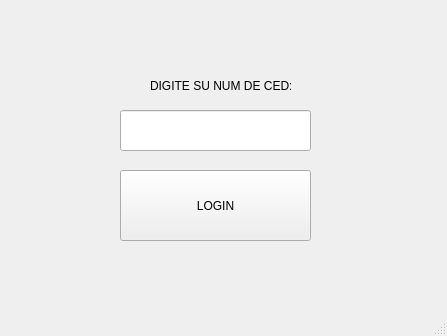
<?xml version="1.0" encoding="UTF-8"?>
<ui version="4.0">
 <class>W_LOGIN</class>
 <widget class="QMainWindow" name="W_LOGIN">
  <property name="geometry">
   <rect>
    <x>0</x>
    <y>0</y>
    <width>447</width>
    <height>336</height>
   </rect>
  </property>
  <property name="windowTitle">
   <string>MainWindow</string>
  </property>
  <widget class="QWidget" name="centralwidget">
   <widget class="QPushButton" name="pushButton">
    <property name="geometry">
     <rect>
      <x>120</x>
      <y>170</y>
      <width>191</width>
      <height>71</height>
     </rect>
    </property>
    <property name="text">
     <string>LOGIN</string>
    </property>
   </widget>
   <widget class="QLineEdit" name="lineEdit">
    <property name="geometry">
     <rect>
      <x>120</x>
      <y>110</y>
      <width>191</width>
      <height>41</height>
     </rect>
    </property>
   </widget>
   <widget class="QLabel" name="label">
    <property name="geometry">
     <rect>
      <x>150</x>
      <y>70</y>
      <width>141</width>
      <height>31</height>
     </rect>
    </property>
    <property name="text">
     <string>DIGITE SU NUM DE CED:</string>
    </property>
   </widget>
  </widget>
  <widget class="QMenuBar" name="menubar">
   <property name="geometry">
    <rect>
     <x>0</x>
     <y>0</y>
     <width>447</width>
     <height>21</height>
    </rect>
   </property>
  </widget>
  <widget class="QStatusBar" name="statusbar"/>
 </widget>
 <resources/>
 <connections/>
</ui>
